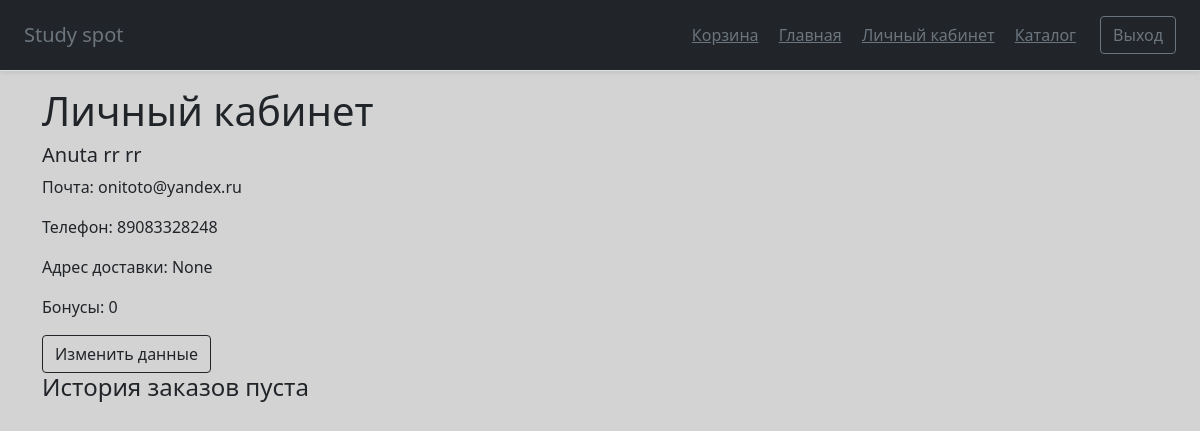
The page /personal_info (signed in) on the database as committed earlier.
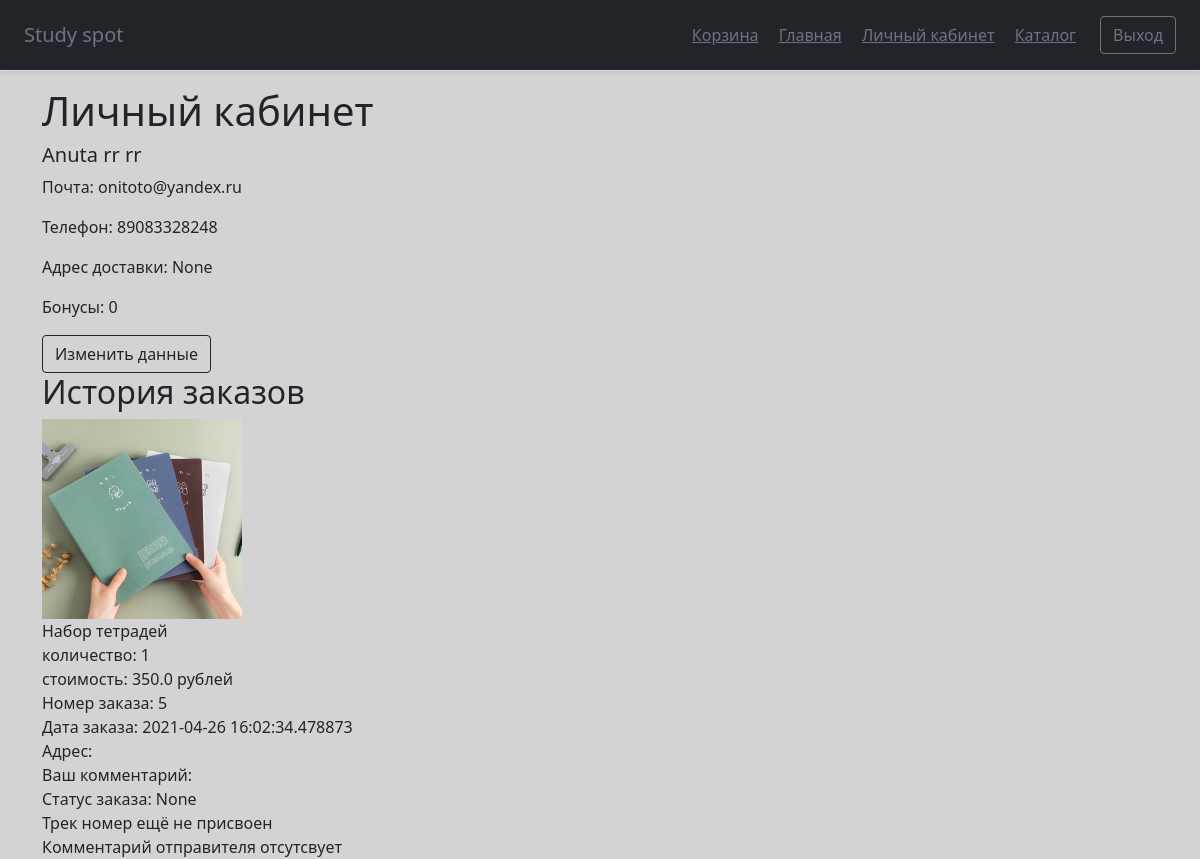
The same page on the database as committed later.
### main.py (models this page shows)
class Orders(db.Model):  # таблица заказов
    id = db.Column(db.Integer, primary_key=True, autoincrement=True)  # номер заказа
    id_of_user = db.Column(db.Integer,  db.ForeignKey("users.id"))  # id заказчика из таблицы пользователей
    address = db.Column(db.String(200), nullable=True)  # адрес доставки
    email = db.Column(db.String(30), index=True, nullable=True)  # почта пользователя
    track_num = db.Column(db.String(30), nullable=True)  # трек номер
    comment_of_user = db.Column(db.String(200), nullable=True)  # комментарий заказчика
    comment_of_sender = db.Column(db.String(200), nullable=True)  # комментарий отправителя
    status = db.Column(db.String(30), nullable=True)  # статус заказа
    created_date = db.Column(db.DateTime,
                default=datetime.datetime.now)   # дата создания
    item = db.Column(db.String(300), index=True, nullable=True)   # товары

class Items(db.Model):  # таблица со всеми товарами
    id = db.Column(db.Integer, primary_key=True, autoincrement=True)
    name = db.Column(db.String(100), nullable=True)   # название товара
    description = db.Column(db.Text, nullable=True)  # описание
    photo_url = db.Column(db.Text, nullable=True)  # ссылка на фотографию
    count = db.Column(db.Integer, nullable=True)  # количество товара на складе
    price = db.Column(db.Float, nullable=True)   # стоимость 1 единицы товара

### main.py (the view)
    @app.route('/personal_info')  # личный кабинет, если пользователь не зарегистрирован - вернет на главную страницу
    def personal_info():
        info_user = Users.query.filter(Users.id == int(session['id'])).all()[0]
        info_orders = Orders.query.filter(Orders.id_of_user == int(session['id'])).all()
        print(len(info_orders))
        return render_template('personal_info.html', title='Личный кабинет', css_file='personal_info.css',
            class_main='container', user=info_user, orders=info_orders,
            Users=Users, Items=Items)

### templates/personal_info.html
{% extends "base.html" %}
{% block content %}
<div class="user info">
<h1>Личный кабинет</h1>
<h5>{{ user.name }} {{ user.surname }} {{ user.patronic }}</h5>
<p>Почта: {{ user.email }}</p>
<p>Телефон: {{ user.phone }}</p>
    <p>Адрес доставки: {{ user.address }}</p>
<p>Бонусы: {{ user.bonuses if user.bonuses else 0 }}</p>
    <a class="btn btn-outline-dark" href="./info_changing">Изменить данные</a>
</div>
<div>
{% if orders %}
    <h2>История заказов</h2>
    {% for order in orders%}
        <div class="orders info">
            {% for item in order.item.split(';') %}
                <img src="/{{ Items.query.filter(Items.id == item.split(',')[0]).all()[0].photo_url }}" width="200px" height="200px"><br>
                <a>{{ Items.query.filter(Items.id == item.split(',')[0]).all()[0].name }}</a><br>
                <a>количество: {{ item.split(',')[1] }}</a><br>
                <a>стоимость: {{ Items.query.filter(Items.id == item.split(',')[0]).all()[0].price }} рублей</a><br>
            {% endfor %}
        <a>Номер заказа: {{order.id}}</a><br>
        <a>Дата заказа: {{order.created_date}}</a><br>
        <a>Адрес: {{order.address}}</a><br>
        <a>Ваш комментарий: {{order.comment_of_user}}</a><br>
        <a>Статус заказа: {{order.status}}</a><br>
            {% if order.track_num %}
            <a>Трек номер: {{order.track_num}}</a><br>
            {% else %}
            <a>Трек номер ещё не присвоен</a><br>
            {% endif %}
            {% if order.comment_of_sender %}
            <a>Комментарий отправителя: {{order.comment_of_sender}}</a><br>
            {% else %}
            <a>Комментарий отправителя отсутсвует</a><br>
            {% endif %}
        </div>
    {% endfor %}
{% else %}
    <h4>История заказов пуста</h4>
{% endif %}
</div>
{% endblock %}

Rows that differ between the two databases and show on the page:
added Orders: query.filter (picture), query.filter "Набор тетрадей", item "1", query.filter "350.0", id "5", created_date "2021-04-26 16:02:34.478873", status "None", shows "Трек номер ещё не присвоен", shows "Комментарий отправителя отсутсвует"
Other text that changed with them:
text no longer shown: "История заказов пуста"
text now shown: "История заказов"
